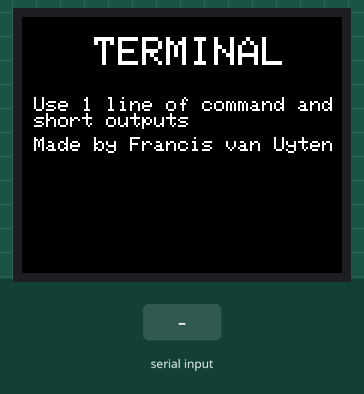
Recording of a sketch running on a simulated Arduino Uno, built with avr-gcc and run on an emulated ATmega328P. Shown: 160×128 colour display. The test bench sets the inputs (shaded band). What the sketch prints to the serial monitor is not drawn.

Above: at 1.2 s.
1.3 s: "1\n" received over Serial
At 2.5 s:
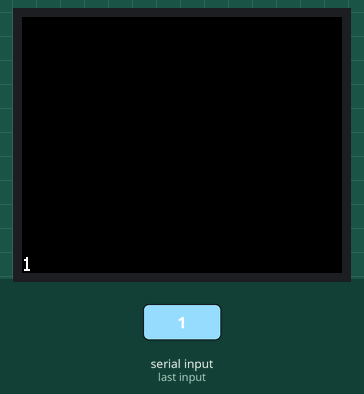
2.8 s: byte 10 ('\n') received over Serial
4.3 s: "0\n" received over Serial
At 4.8 s:
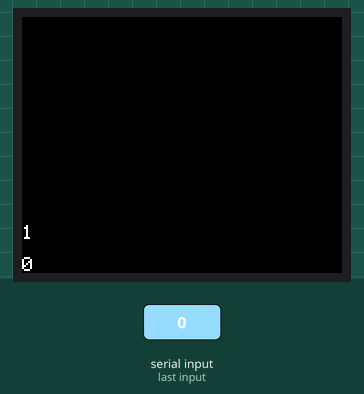
5.8 s: byte 10 ('\n') received over Serial
At 7.1 s:
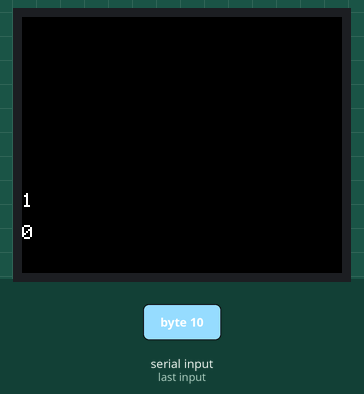
Timing chart, 0 to 8.3 s (numbered marks = the images above; inputs shaded):
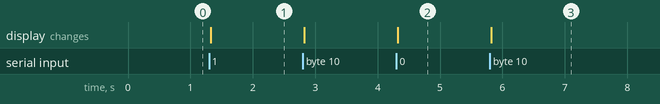

The sketch:

TFT1.8SerialnputForTerminal.ino
```cpp
/*
This program is not perfect but it works for me, just
want to share it and if you like it or have some problems
e-mail me ad fvanuyten@gmail.com


*/
#include <TFT.h>  // Arduino LCD library
#include <SPI.h>

String OutString = "";
boolean stringComplete = false;// whether the string is complete
int xas=120;
int tell = 0;
int tell2= 0;
// pin definition for the Uno
#define cs   10
#define dc   9
#define rst  8

// pin definition for the Leonardo
// #define cs   7
// #define dc   0
// #define rst  1

// create an instance of the library
TFT TFTscreen = TFT(cs, dc, rst);

// char array to print to the screen


void setup() {

  // Put this line at the beginning of every sketch that uses the GLCD:
  TFTscreen.begin();

  // clear the screen with a black background
  TFTscreen.background(0, 0, 0);

  // write the static text to the screen
  // set the font color to white
  TFTscreen.stroke(255, 255, 255);
  // set the font size
  TFTscreen.setTextSize(2);
  // write the text to the top left corner of the screen
  TFTscreen.text("   TERMINAL    ", 0, 10);
  TFTscreen.setTextSize(1.5);
  TFTscreen.textWrap(" Use 1 line of command and short outputs ", 0, 40);
  TFTscreen.text(" Made by Francis van Uyten   ", 0, 60);
  // ste the font size very large for the loop
  TFTscreen.setTextSize(5);
  Serial.begin(9600);

}

void loop() {


  if(Serial.available()) {

    char inChar = (char)Serial.read();
    // add it to the inputString:
    OutString += inChar;
    tell2++;

    // if the incoming character is a newline, set a flag
    // so the main loop can do something about it:
   if(inChar =='\clr'){ TFTscreen.background(0, 0, 0); TFTscreen.stroke(255, 255, 255);}
   if ( inChar == '\n' || tell2 == 26) {
      stringComplete = true;
      tell2 = 0;
      //delay(1000);
    }

   if (stringComplete == true){
           tell++;

           TFTscreen.background(0, 0, 0);

          // set the font color to white
          TFTscreen.stroke(255, 255, 255);


          TFTscreen.setTextSize(1);

          //Sending string to TFT////////
          char charBuf[OutString.length()];

          OutString.toCharArray(charBuf,OutString.length());
          if(tell == 2 ){
              xas -= 16; tell=0;
          }
          TFTscreen.textWrap(charBuf, 0,xas );

          stringComplete = false;
          Serial.println(xas);
          if(xas <-300){
              xas = 120;
              OutString = "";
              TFTscreen.textWrap("Buffer is clear", 0,xas );
            }
        }
     }

}
```

Measured:
- after the input at 1.3 s, the display: changes at once (image 1)
- after the input at 4.3 s, the display: changes at once (image 2)
- after the input at 5.8 s, the display: changes at once (image 3)
